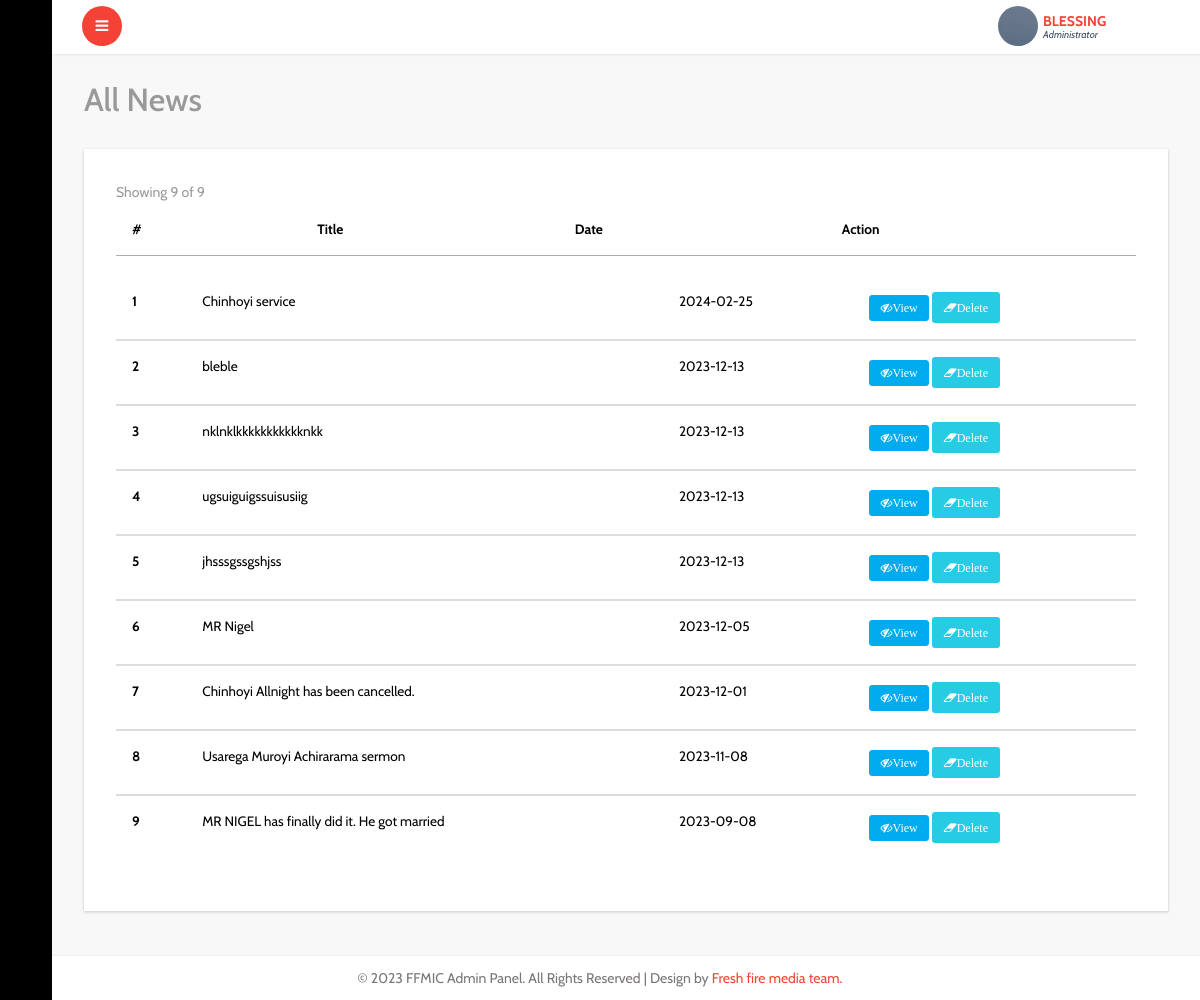
The page /admin/all-news.php (signed in) on the database its author committed.
### tables this page shows
CREATE TABLE IF NOT EXISTS `news` (
  `id` int NOT NULL AUTO_INCREMENT,
  `news_title` varchar(200) NOT NULL,
  `news_detail` varchar(5000) NOT NULL,
  `file` varchar(150) NOT NULL,
  `date` date NOT NULL,
  PRIMARY KEY (`id`)
);

### idiorm.php (called while the page is built, shortened)
<?php
    class ORM implements ArrayAccess {
        protected static $_default_config = array(
            'connection_string' => 'sqlite::memory:',
            'id_column' => 'id',
            'id_column_overrides' => array(),
            'error_mode' => PDO::ERRMODE_EXCEPTION,
            'username' => null,
            'password' => null,
            'driver_options' => null,
            'identifier_quote_character' => null,
            'limit_clause_style' => null,
            'logging' => false,
            'logger' => null,
            'caching' => false,
            'caching_auto_clear' => false,
            'return_result_sets' => false,
        );
        protected static $_config = array();
        protected static $_db = array();
        protected static $_last_statement = null;
        protected $_connection_name;
        protected $_table_name;
        protected $_values = array();
        protected $_result_columns = array('*');
        protected $_join_sources = array();
        protected $_order_by = array();
        protected $_group_by = array();
        public static function configure($key, $value = null, $connection_name = self::DEFAULT_CONNECTION) {
            if (is_array($key)) {
                foreach ($key as $conf_key => $conf_value) {
                    self::configure($conf_key, $conf_value, $connection_name);
                }
            } else {
                if (is_null($value)) {
                    $value = $key;
                    $key = 'connection_string';
                }
                self::$_config[$connection_name][$key] = $value;
            }
        }
        public static function for_table($table_name, $connection_name = self::DEFAULT_CONNECTION) {
            return new self($table_name, array(), $connection_name);
        }
        protected static function _setup_db_config($connection_name) {
            if (!array_key_exists($connection_name, self::$_config)) {
                self::$_config[$connection_name] = self::$_default_config;
            }
        }
        public static function set_db($db, $connection_name = self::DEFAULT_CONNECTION) {
            self::$_db[$connection_name] = $db;
        }
        protected static function _setup_identifier_quote_character($connection_name) {
            if (is_null(self::$_config[$connection_name]['identifier_quote_character'])) {
                self::$_config[$connection_name]['identifier_quote_character'] =
                    self::_detect_identifier_quote_character($connection_name);
            }
        }
        public static function _setup_limit_clause_style($connection_name) {
            if (is_null(self::$_config[$connection_name]['limit_clause_style'])) {
                self::$_config[$connection_name]['limit_clause_style'] =
                    self::_detect_limit_clause_style($connection_name);
            }
        }
        protected static function _detect_identifier_quote_character($connection_name) {
            switch(self::get_db($connection_name)->getAttribute(PDO::ATTR_DRIVER_NAME)) {
                case 'mysql':
                case 'sqlite':
                case 'sqlite2':
                default:
                    return '`';
            }
        }
        protected static function _detect_limit_clause_style($connection_name) {
            switch(self::get_db($connection_name)->getAttribute(PDO::ATTR_DRIVER_NAME)) {
                default:
                    return ORM::LIMIT_STYLE_LIMIT;
            }
        }
        public static function get_db($connection_name = self::DEFAULT_CONNECTION) {
            return self::$_db[$connection_name];
        }
        public static function get_last_statement() {
            return self::$_last_statement;
        }
        protected static function _execute($query, $parameters = array(), $connection_name = self::DEFAULT_CONNECTION) {
            $statement = self::get_db($connection_name)->prepare($query);
            self::$_last_statement = $statement;
            $time = microtime(true);
            $q = $statement->execute();
            return $q;
        }
        protected static function _log_query($query, $parameters, $connection_name, $query_time) {
            if (!self::$_config[$connection_name]['logging']) {
                return false;
            }
            return true;
        }
        protected function __construct($table_name, $data = array(), $connection_name = self::DEFAULT_CONNECTION) {
            $this->_table_name = $table_name;
            $this->_connection_name = $connection_name;
        }
        public function find_array() {
            return $this->_run();
        }
        protected function _build_select() {
            return $this->_join_if_not_empty(" ", array(
                $this->_build_select_start(),
                $this->_build_join(),
                $this->_build_where(),
                $this->_build_group_by(),
                $this->_build_having(),
                $this->_build_order_by(),
                $this->_build_limit(),
                $this->_build_offset(),
            ));
        }
        protected function _build_select_start() {
            $fragment = 'SELECT ';
            $result_columns = join(', ', $this->_result_columns);
            $fragment .= "{$result_columns} FROM " . $this->_quote_identifier($this->_table_name);
            return $fragment;
        }
        protected function _build_join() {
            if (count($this->_join_sources) === 0) {
                return '';
            }
            return join(" ", $this->_join_sources);
        }
        protected function _build_where() {
            return $this->_build_conditions('where');
        }
        protected function _build_having() {
            return $this->_build_conditions('having');
        }
        protected function _build_group_by() {
            if (count($this->_group_by) === 0) {
                return '';
            }
            return "GROUP BY " . join(", ", $this->_group_by);
        }
        protected function _build_conditions($type) {
            $conditions_class_property_name = "_{$type}_conditions";
            if (count($this->$conditions_class_property_name) === 0) {
                return '';
            }
            $conditions = array();
            return strtoupper($type) . " " . join(" AND ", $conditions);
        }
        protected function _build_order_by() {
            if (count($this->_order_by) === 0) {
                return '';
            }
            return "ORDER BY " . join(", ", $this->_order_by);
        }
        protected function _build_limit() {
            $fragment = '';
            return $fragment;
        }
        protected function _build_offset() {
            return '';
        }
        protected function _join_if_not_empty($glue, $pieces) {
            $filtered_pieces = array();
            foreach ($pieces as $piece) {
                if (is_string($piece)) {
                    $piece = trim($piece);
                }
                if (!empty($piece)) {
                    $filtered_pieces[] = $piece;
                }
            }
            return join($glue, $filtered_pieces);
        }
        protected function _quote_one_identifier($identifier) {
            $parts = explode('.', $identifier);
            $parts = array_map(array($this, '_quote_identifier_part'), $parts);
            return join('.', $parts);
        }
        protected function _quote_identifier($identifier) {
            if (is_array($identifier)) {
                $result = array_map(array($this, '_quote_one_identifier'), $identifier);
                return join(', ', $result);
            } else {
                return $this->_quote_one_identifier($identifier);
            }
        }
        protected function _quote_identifier_part($part) {
            $quote_character = self::$_config[$this->_connection_name]['identifier_quote_character'];
            return $quote_character .
                   str_replace($quote_character,
                               $quote_character . $quote_character,
                               $part
                   ) . $quote_character;
        }
        protected function _run() {
            $query = $this->_build_select();
            $caching_enabled = self::$_config[$this->_connection_name]['caching'];
            self::_execute($query, $this->_values, $this->_connection_name);
            $statement = self::get_last_statement();
            $rows = array();
            while ($row = $statement->fetch(PDO::FETCH_ASSOC)) {
                $rows[] = $row;
            }
            $this->_values = array();
            $this->_result_columns = array('*');
            return $rows;
        }
        public function __call($name, $arguments)
        {
            $method = strtolower(preg_replace('/([a-z])([A-Z])/', '$1_$2', $name));
            if (method_exists($this, $method)) {
                return call_user_func_array(array($this, $method), $arguments);
            } else {
                throw new IdiormMethodMissingException("Method $name() does not exist in class " . get_class($this));
            }
        }
    }

### admin/all-news.php (the view, shortened to what this page needs)
<?php include"header.php"; ?>
			<div id="page-wrapper">
				<div class="graphs">
					<h3 class="blank1">All News</h3>
					 <div class="xs tabls">
					 <div class="panel-body1">
					   <table class="table">
					    <thead>
							<tr>
							  <th>#</th>
							  <th>Title</th>
							  <th>Date</th>
							  <th>Action</th>
							</tr>
						  </thead>
						  <tbody>
						   <?php
                                $tbl_name="news";
        $get_posts_tbl = ORM::for_table("$tbl_name")
                 ->find_array();
	$total_pages = count($get_posts_tbl);
	$limit = 10;
	$page = $_GET['page'];
	if($page)
		$start = ($page - 1) * $limit;
	else
		$start = 0;
				$result = $db->prepare("SELECT * FROM news  ORDER BY id DESC LIMIT $start, $limit");
				$result->execute();
	$next = $page + 1;
	$lastpage = ceil($total_pages/$limit);
	 ?>
                            <span class="text-muted m-r-sm">Showing
                                 <?php if($lastpage == $next-1):?>
                                    <?=$total_pages?>
                                <?php else:?>
                                <?=$page * $limit?>
                            <?php endif;?>
                                of <?=$total_pages?>
                                        </span>
			    </div>
               </div>
                <table class="table">
                      <?php
				for($i=1; $row = $result->fetch(); $i++){
               ?>
							<tr>
							  <th scope="row"><?php echo $i; ?></th>
							  <td><?php echo $row['news_title']; ?></td>
							  <td><?php echo $row['date']; ?></td>
							  <td>
							    <a href="../news_post.php?id=<?=$row['id'] ?>" target="_blank" class="fa fa-eye-slash btn btn-xs btn-primary">View</a>
                                <a href="deletenews.php?id=<?=$row['id'] ?>" class="fa fa-eraser btn btn-xs btn-success warning_4 delbtn" >Delete</a>
							  </td>
							</tr>
							 <?php } ?>
						</table>
						</div>
						</div>
				</div>
		<?php include"footer.php"; ?>

### rows shown on the page
news: news_title "Chinhoyi service", date "2024-02-25"
news: news_title "bleble", date "2023-12-13"
news: news_title "nklnklkkkkkkkkkkknkk", date "2023-12-13"
news: news_title "ugsuiguigssuisusiig", date "2023-12-13"
news: news_title "jhsssgssgshjss", date "2023-12-13"
news: news_title "MR Nigel", date "2023-12-05"
news: news_title "Chinhoyi Allnight has been cancelled.", date "2023-12-01"
news: news_title "Usarega Muroyi Achirarama sermon", date "2023-11-08"
news: news_title "MR NIGEL has finally did it. He got married", date "2023-09-08"

### other values the page prints
$namee "BLESSING"
$total_pages "9"
